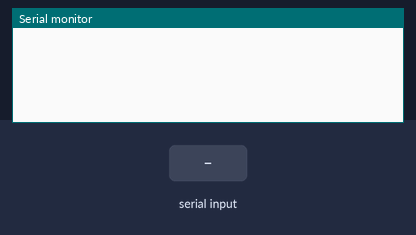
Bench run of a sketch on a simulated Arduino Uno, built with avr-gcc and run on an emulated ATmega328P. On the bench: the last lines printed to the serial monitor. The test bench sets the inputs (shaded band).

Above: at 1.2 s.
1.3 s: "1\n" received over Serial
At 1.9 s:
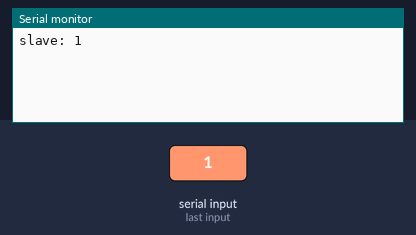
3.5 s: "0\n" received over Serial
At 3.81 s:
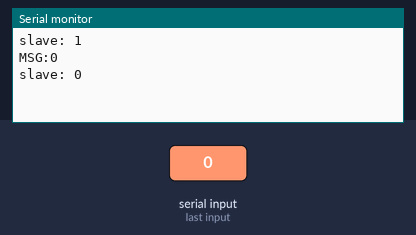
5.0 s: "2\n" received over Serial
At 5.8 s:
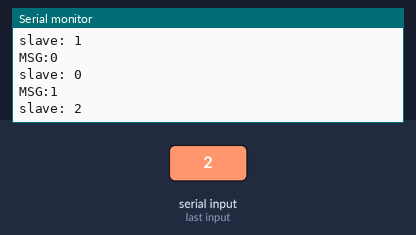
Timing chart, 0 to 8.0 s (numbered marks = the images above; inputs shaded):
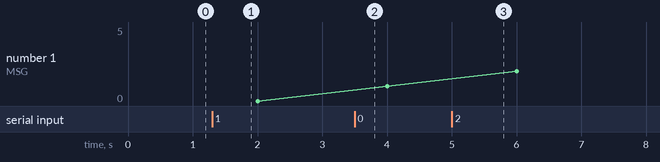

The sketch:

master-slay.ino
```cpp
void setup() {
  Serial.begin(9600);
}

void loop() {
  static unsigned long lastSend = 0;
  static int counter = 0;

  if (millis() - lastSend >= 2000) {
    lastSend = millis();

    Serial.print("MSG:");
    Serial.print(counter);
    Serial.println();

    counter++;

    if (counter > 99) counter = 0;
  }

  if (Serial.available()) {
    String response = "";
    while (Serial.available()) {
      char c = Serial.read();
      if (c != '\n' && c != '\r') {
        response += c;
      }
      delay(2);
    }

    if (response.length() > 0) {
      Serial.print("slave: ");
      Serial.println(response);
    }
  }
}
```

Measured:
- after the input at 1.3 s, the serial monitor: prints a new line at once (image 1)
- after the input at 3.5 s, the serial monitor: prints a new line at once (image 2)
- after the input at 5.0 s, the serial monitor: prints a new line at once (image 3)
